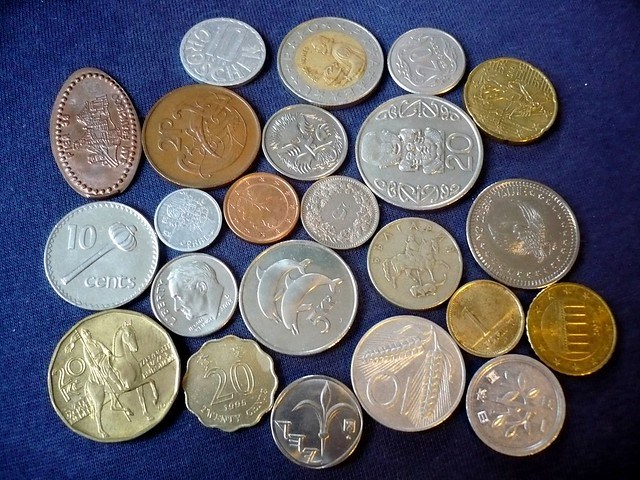
#> input picture OpenCV/Havza Algoritması/para.jpeg, 640 x 480 px, given in place of the camera
$ python Renk_ile_Nesne_Tespiti.py
#> lines starting #> are read from the running program, lines starting #| are printed output that depends on the picture; after the words box and inside, x2 and y2 are one past the last pixel; in counts of white or black regions, pixels touching at a corner belong together
import cv2
import numpy as np
import matplotlib.pyplot as plt


# RENK İLE NESNE TESPİTİ  (tekrar tekrar et)

from collections import deque  # tesspit edilen objecin merkesizini depolaycak veri

buffer_size= 16  # deque nin boyutu
pts= deque(maxlen=buffer_size)

# mavi renk aralığı HSV formatında

blueLower=(84,98,0)
blueUpper=(179,255,255)

#capture

cap= cv2.VideoCapture(0)
# cap.set(3,960)
# cap.set(4,480)

while True:
    sucsess, ImgOriginal=cap.read()
#> ImgOriginal is the input picture: shape (480, 640, 3); mean B, G, R 108, 99, 100.7
    if sucsess:
        #blur
        blured= cv2.GaussianBlur(ImgOriginal,(11,11),0)
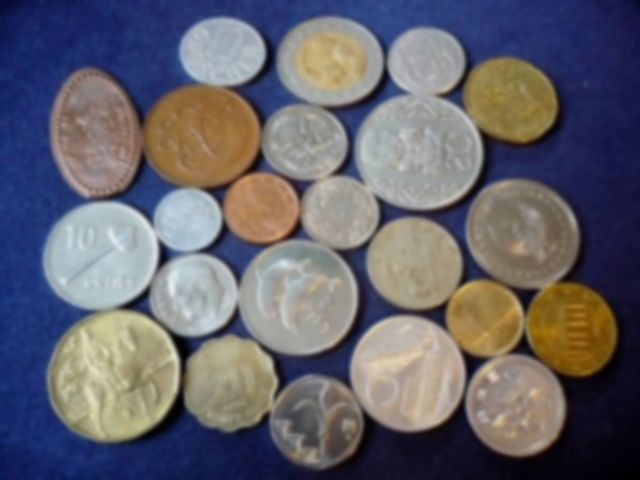
#> blured: shape (480, 640, 3); mean B, G, R 108, 99, 100.7
        # HSV formata çevirme
        hsv=cv2.cvtColor(blured, cv2.COLOR_BGR2HSV)
#> hsv: shape (480, 640, 3); mean H, S, V 73.9, 102.3, 125.2
        cv2.imshow("hsv",hsv)
        # mavi rengi tespit edebilmek için maske oluşturma
        mask=cv2.inRange(hsv,blueLower,blueUpper)
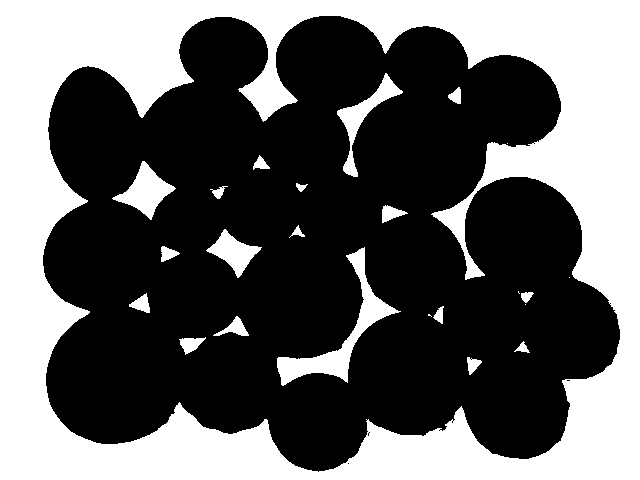
#> mask: shape (480, 640); 38.8% white; 24 white regions (5 under 20 px), largest, box (x1, y1, x2, y2) and area: (0, 0, 640, 480) 109866, (277, 247, 401, 386) 3139, (112, 161, 176, 220) 1533
        #maskenin etradında kalan gürültüleri silme
        mask=cv2.erode(mask,None,iterations=2)
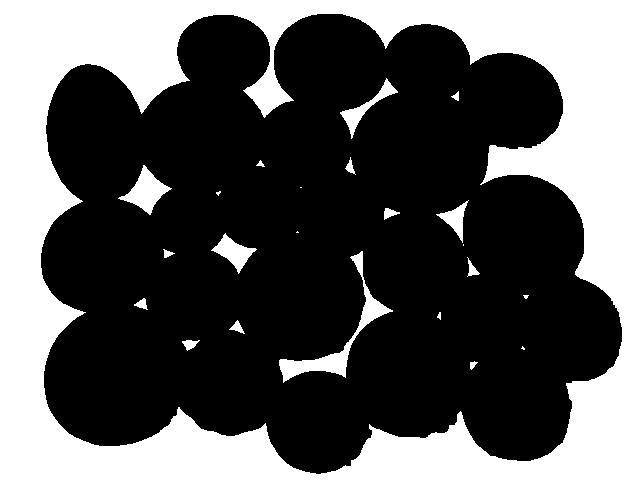
#> mask: shape (480, 640); 35.1% white; 23 white regions (6 under 20 px), largest, box (x1, y1, x2, y2) and area: (0, 0, 640, 480) 102108, (279, 251, 393, 383) 2003, (118, 165, 172, 215) 1070
        mask=cv2.dilate(mask,None,iterations=2)
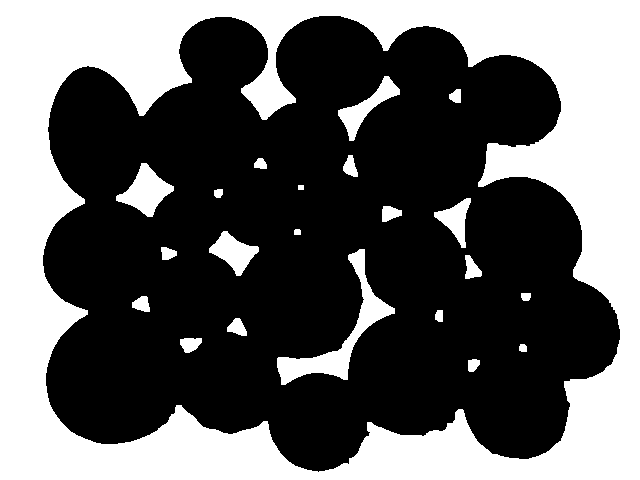
#> mask: shape (480, 640); 38.6% white; 22 white regions, largest, box (x1, y1, x2, y2) and area: (0, 0, 640, 480) 108508, (277, 249, 395, 385) 3103, (116, 163, 174, 217) 1502
        cv2.imshow("ımage",mask),cv2.waitKey(0)


        # konturlerme işlemi


        (contours,_)= cv2.findContours(mask.copy(), cv2.RETR_EXTERNAL, cv2.CHAIN_APPROX_SIMPLE)
#> contours = [[[0, 0], [0, 479], [639, 479], [639, 0]]]
        center= None

        if len(contours)>0:
            # En büyük koturu al
            c= max(contours,key=cv2.contourArea)
#> c = [[0, 0], [0, 479], [639, 479], [639, 0]]

            #dikdörtgene çevir
            rect=cv2.minAreaRect(c)
#> rect = ((319.5, 239.5), (479, 639), -90)
            ((x,y),(width,height),rotation)=rect
#> x = 319.5; y = 239.5; width = 479; height = 639; rotation = -90
            s= "x:{},y:{},width:{},height:{},rotation:{}".format(np.round(x),np.round(y),np.round(width),np.round(height),np.round(rotation))
            print(s)
#| x:320.0,y:240.0,width:479.0,height:639.0,rotation:-90.0
            box= cv2.boxPoints(rect)
#> box = [[639, 479], [-1.47e-14, 479], [0, 0], [639, 0]]
            box=np.int64(box)
#> box = [[639, 479], [0, 479], [0, 0], [639, 0]]

            # Moment
            M=cv2.moments(c)
#> M = moments, m00 306081, centre m10/m00, m01/m00 = (319.5, 239.5)
            center=(int(M["m10"]/M["m00"]),int(M["m01"]/M["m00"]))
#> center = (319, 239)

            #çizdirme
            cv2.drawContours(ImgOriginal,[box],0,(0,255,255),2)

            # Merkeze bir nokta çizelim
            cv2.circle(ImgOriginal,center,5,(255,0,255),-1)
#> ImgOriginal: shape (480, 640, 3); mean B, G, R 106.9, 102.2, 104.2

            # bilgileri ekrana yazdır
            cv2.putText(ImgOriginal,s,(25,50),cv2.FONT_HERSHEY_COMPLEX_SMALL,1,(0,0,0),2)
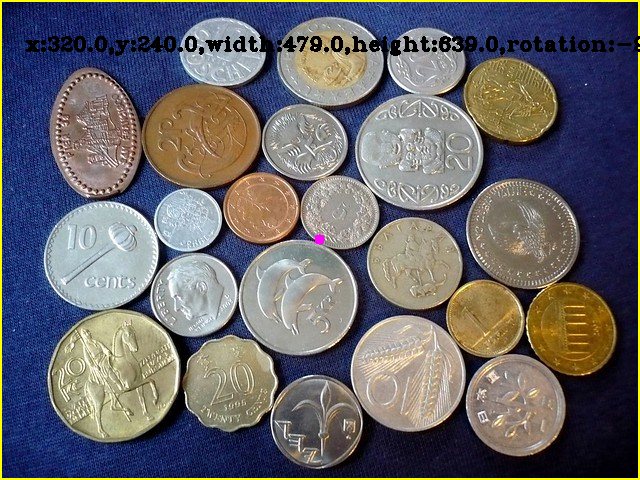
#> ImgOriginal: shape (480, 640, 3); mean B, G, R 104.9, 100.8, 102.8

        cv2.imshow("ımage",ImgOriginal)


    if cv2.waitKey(1) & 0XFF==ord("q"):
#> (key q is pressed here)
        break
